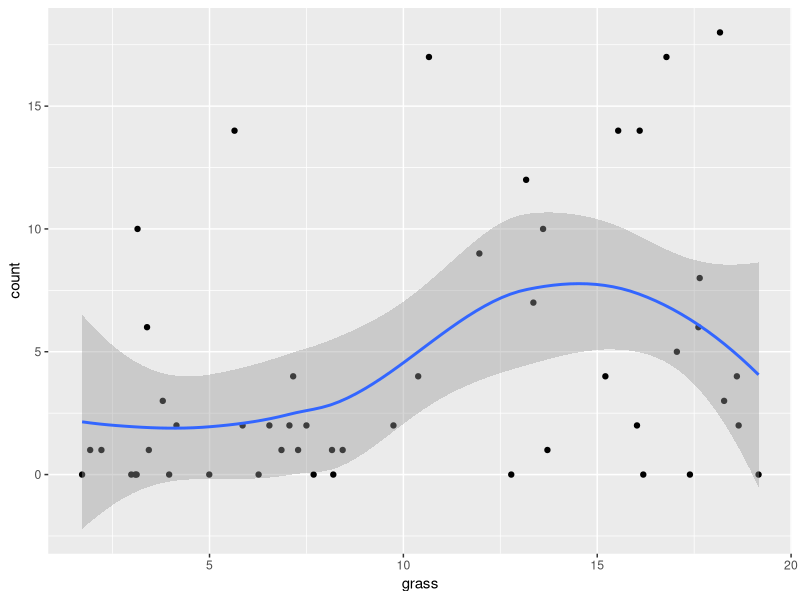

Write the R code that produced this figure.
## ---- chunk 1
knitr::opts_chunk$set(echo = TRUE)
## ---- chunk 2
larks <- read.csv("Data/meadowlarks.csv", stringsAsFactors = FALSE)
str(larks)

library(ggplot2)
ggplot(larks, aes(grass, count)) + geom_point() + geom_smooth()
